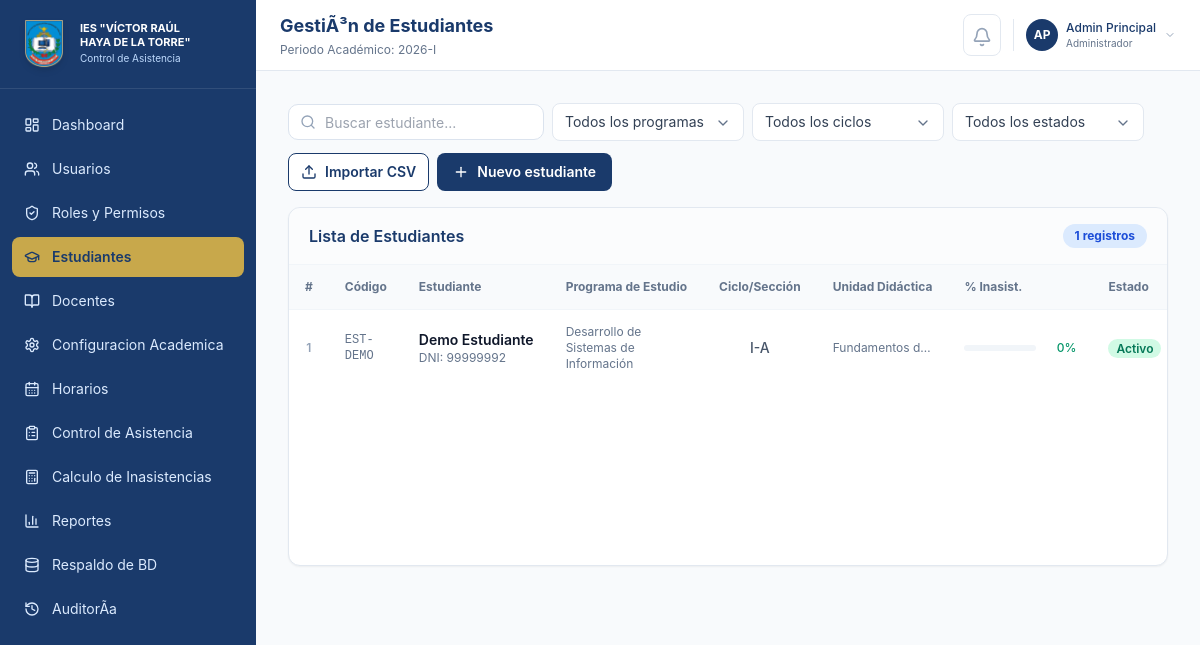
The page /index.php?m=estudiantes (signed in) on the database its author committed.
### tables this page shows
CREATE TABLE `estudiantes` (
  `id` int NOT NULL AUTO_INCREMENT,
  `codigo` varchar(30) NOT NULL,
  `dni` varchar(20) NOT NULL,
  `nombres` varchar(160) NOT NULL,
  `programa_id` int DEFAULT NULL,
  `periodo_curricular_id` int DEFAULT NULL,
  `unidad_didactica_id` int DEFAULT NULL,
  `seccion` varchar(10) NOT NULL,
  `total_sesiones` int NOT NULL DEFAULT '0',
  `inasistencias` int NOT NULL DEFAULT '0',
  `estado` enum('Activo','En riesgo','Inhabilitado') NOT NULL DEFAULT 'Activo',
  PRIMARY KEY (`id`),
  UNIQUE KEY `codigo` (`codigo`),
  KEY `fk_estudiantes_programa` (`programa_id`),
  KEY `fk_estudiantes_periodo` (`periodo_curricular_id`),
  KEY `fk_estudiantes_unidad` (`unidad_didactica_id`),
  KEY `idx_estudiantes_programa` (`programa_id`,`periodo_curricular_id`),
  CONSTRAINT `fk_estudiantes_periodo` FOREIGN KEY (`periodo_curricular_id`) REFERENCES `periodos_curriculares` (`id`) ON DELETE SET NULL,
  CONSTRAINT `fk_estudiantes_programa` FOREIGN KEY (`programa_id`) REFERENCES `programas` (`id`) ON DELETE SET NULL,
  CONSTRAINT `fk_estudiantes_unidad` FOREIGN KEY (`unidad_didactica_id`) REFERENCES `unidades_didacticas` (`id`) ON DELETE SET NULL
);

CREATE TABLE `programas` (
  `id` int NOT NULL AUTO_INCREMENT,
  `codigo` varchar(10) NOT NULL,
  `nombre` varchar(180) NOT NULL,
  `estado` enum('Activo','Inactivo') NOT NULL DEFAULT 'Activo',
  PRIMARY KEY (`id`),
  UNIQUE KEY `codigo` (`codigo`)
);

CREATE TABLE `periodos_curriculares` (
  `id` int NOT NULL AUTO_INCREMENT,
  `modulo_id` int NOT NULL,
  `nombre` varchar(40) NOT NULL,
  PRIMARY KEY (`id`),
  KEY `modulo_id` (`modulo_id`),
  CONSTRAINT `periodos_curriculares_ibfk_1` FOREIGN KEY (`modulo_id`) REFERENCES `modulos_formativos` (`id`)
);

CREATE TABLE `unidades_didacticas` (
  `id` int NOT NULL AUTO_INCREMENT,
  `periodo_curricular_id` int NOT NULL,
  `nombre` varchar(180) NOT NULL,
  `estado` enum('Activo','Inactivo') NOT NULL DEFAULT 'Activo',
  PRIMARY KEY (`id`),
  KEY `periodo_curricular_id` (`periodo_curricular_id`),
  CONSTRAINT `unidades_didacticas_ibfk_1` FOREIGN KEY (`periodo_curricular_id`) REFERENCES `periodos_curriculares` (`id`)
);

### public/index.php (called while the page is built, shortened)
<?php
require __DIR__ . '/layout.php';

### app/db.php (called while the page is built, shortened)
<?php
function db(): PDO
{
    static $pdo = null;
    if ($pdo instanceof PDO) {
        return $pdo;
    }
    $dsn = 'mysql:host=' . DB_HOST . ';dbname=' . DB_NAME . ';charset=' . DB_CHARSET;
    $pdo = new PDO($dsn, DB_USER, DB_PASS, [
        PDO::ATTR_ERRMODE => PDO::ERRMODE_EXCEPTION,
        PDO::ATTR_DEFAULT_FETCH_MODE => PDO::FETCH_ASSOC,
        PDO::ATTR_EMULATE_PREPARES => false,
    ]);
    return $pdo;
}
function fetch_all(string $sql, array $params = []): array
{
    $stmt = db()->prepare($sql);
    $stmt->execute($params);
    return $stmt->fetchAll();
}

### app/helpers.php (called while the page is built, shortened)
<?php
require_once __DIR__ . '/db.php';
function e(string|int|float|null $value): string
{
    return htmlspecialchars((string) $value, ENT_QUOTES, 'UTF-8');
}
function pct(array $estudiante): int
{
    $sesiones = max((int) ($estudiante['sesiones'] ?? 0), 1);
    return (int) round(((int) ($estudiante['inasistencias'] ?? 0) / $sesiones) * 100);
}
function badge_class(string $estado): string
{
    return match ($estado) {
        'Activo', 'Presente', 'Registrada' => 'bg-emerald-100 text-emerald-700',
        'En riesgo', 'Tardanza', 'Pendiente' => 'bg-amber-100 text-amber-700',
        'Inhabilitado', 'Inasistente', 'Cerrada' => 'bg-red-100 text-red-700',
        'Justificado' => 'bg-blue-100 text-blue-700',
        default => 'bg-slate-100 text-slate-600',
    };
}
function all_estudiantes(): array
{
    return fetch_all('SELECT e.id, e.codigo, e.dni, e.nombres, e.programa_id, e.periodo_curricular_id, e.unidad_didactica_id, p.nombre as programa, pc.nombre as ciclo, e.seccion, ud.nombre as unidad, e.total_sesiones sesiones, e.inasistencias, e.estado FROM estudiantes e LEFT JOIN programas p ON e.programa_id = p.id LEFT JOIN periodos_curriculares pc ON e.periodo_curricular_id = pc.id LEFT JOIN unidades_didacticas ud ON e.unidad_didactica_id = ud.id ORDER BY e.nombres');
}

### public/modules/estudiantes.php (the view, shortened to what this page needs)
<?php
$estudiantes = all_estudiantes();
function pct_text_class(int $pct): string
{
    return $pct >= 30 ? 'text-red-600' : ($pct >= 20 ? 'text-orange-500' : 'text-emerald-600');
}
?>
<div class="space-y-4">
    <div class="flex flex-wrap items-center justify-between gap-3">
        <div class="flex flex-wrap items-center gap-2">
            <label class="relative block">
                <input id="filter-search" class="form-control filter-input w-full shrink-0 sm:w-64 pl-9" placeholder="Buscar estudiante...">
            </label>
        </div>
        <div class="flex flex-wrap gap-2">
            <button type="button" data-modal-target="modal-importar-estudiantes" class="inline-flex items-center gap-2 rounded-lg border border-[#1a3a6b] bg-white px-3 py-2 text-sm font-semibold text-[#1a3a6b] transition hover:bg-blue-50">
                <i data-lucide="upload" class="h-4 w-4"></i>
                Importar CSV
            </button>
            <button type="button" data-modal-target="modal-nuevo-estudiante" class="inline-flex items-center gap-2 rounded-lg bg-[#1a3a6b] px-4 py-2 text-sm font-semibold text-white transition hover:bg-[#142d54]">
                <i data-lucide="plus" class="h-4 w-4"></i>
                Nuevo estudiante
            </button>
        </div>
    </div>
    <div class="overflow-hidden rounded-xl border border-slate-200 bg-white shadow-sm hidden md:block">
        <div class="flex items-center justify-between border-b border-slate-100 px-5 py-4 bg-slate-50/50">
            <h2 class="font-semibold text-[#1a3a6b]">Lista de Estudiantes</h2>
            <span class="rounded-full bg-blue-100 px-3 py-1 text-xs font-bold text-blue-700">
                <?= count($estudiantes) ?> registros
            </span>
        </div>
        <div class="overflow-x-auto min-h-[300px]">
            <table class="w-full text-sm min-w-[900px]">
                <thead>
                    <tr class="border-b border-slate-100 bg-slate-50">
                        <th class="table-th w-16 text-center whitespace-nowrap">#</th>
                        <th class="table-th whitespace-nowrap">Código</th>
                        <th class="table-th whitespace-nowrap">Estudiante</th>
                        <th class="table-th whitespace-nowrap">Programa de Estudio</th>
                        <th class="table-th whitespace-nowrap text-center">Ciclo/Sección</th>
                        <th class="table-th whitespace-nowrap">Unidad Didáctica</th>
                        <th class="table-th whitespace-nowrap">% Inasist.</th>
                        <th class="table-th whitespace-nowrap">Estado</th>
                    </tr>
                </thead>
                <tbody class="divide-y divide-slate-100">
                <?php foreach ($estudiantes as $index => $e): ?>
                    <?php
                    $pct = pct($e);
                    $pctClass = pct_text_class($pct);
                    $calculatedState = $e['estado'];
                    if ($calculatedState === 'Activo') {
                        $calculatedState = $pct >= 30 ? 'Inhabilitado' : ($pct >= 20 ? 'En riesgo' : 'Activo');
                    }
                    $trClass = $e['estado'] === 'Inhabilitado' ? 'bg-red-50/50' : 'transition hover:bg-slate-50/50';
                    ?>
                    <tr class="<?= $trClass ?> estudiante-row" data-search="<?= strtolower(e($e['codigo'] . ' ' . $e['nombres'] . ' ' . ($e['dni'] ?? ''))) ?>" data-programa="<?= e($e['programa']) ?>" data-ciclo="<?= e($e['ciclo']) ?>" data-estado="<?= e($calculatedState) ?>">
                        <td class="table-td text-center text-slate-400 text-xs font-semibold"><?= $index + 1 ?></td>
                        <td class="table-td font-mono text-xs text-slate-500"><?= e($e['codigo']) ?></td>
                        <td class="table-td">
                            <div class="flex flex-col min-w-0">
                                <span class="truncate font-semibold text-slate-900" title="<?= e($e['nombres']) ?>"><?= e($e['nombres']) ?></span>
                                <span class="truncate text-xs text-slate-500">DNI: <?= e($e['dni'] ?? '') ?></span>
                            </div>
                        </td>
                        <td class="table-td text-xs text-slate-500"><?= e($e['programa']) ?></td>
                        <td class="table-td text-center font-medium text-slate-600"><?= e($e['ciclo']) ?>-<?= e($e['seccion']) ?></td>
                        <td class="table-td max-w-32 truncate text-xs text-slate-500" title="<?= e($e['unidad']) ?>"><?= e($e['unidad']) ?></td>
                        <td class="table-td">
                            <div class="flex min-w-[7rem] items-center gap-2" title="<?= e($e['inasistencias']) ?>/<?= e($e['sesiones']) ?> faltas">
                                <div class="h-1.5 min-w-8 flex-1 overflow-hidden rounded-full bg-slate-100">
                                </div>
                                <span class="w-8 text-right text-xs font-medium <?= e($pctClass) ?>"><?= e($pct) ?>%</span>
                            </div>
                        </td>
                        <td class="table-td">
                            <span class="rounded-full px-2 py-0.5 text-xs font-semibold <?= badge_class($calculatedState) ?>"><?= e($calculatedState) ?></span>
                        </td>
                    </tr>
                <?php endforeach; ?>
                </tbody>
            </table>
        </div>
    </div>
</div>

### public/assets/app.css (style rules this page uses)
body { font-family: Inter, ui-sans-serif, system-ui, -apple-system, BlinkMacSystemFont, "Segoe UI", sans-serif; }
.table-th { padding: 0.75rem 1rem; text-align: left; font-size: 0.75rem; font-weight: 700; color: #64748b; }
.table-td { padding: 0.875rem 1rem; font-size: 0.875rem; color: #334155; vertical-align: middle; }
.form-control { width: 100%; border-radius: 0.625rem; border: 1px solid #dbe3ee; background: #fff; padding: 0.625rem 0.75rem; font-size: 0.875rem; outline: none; transition: all 0.2s cubic-bezier(0.4, 0, 0.2, 1); }
input.form-control.filter-input { min-height: 2.25rem; height: 2.25rem; padding-top: 0.375rem; padding-bottom: 0.375rem; line-height: 1.25rem; }
.lucide { display: inline-block; flex-shrink: 0; stroke-width: 2; vertical-align: middle; }

### rows shown on the page
estudiantes: codigo "EST-DEMO", nombres "Demo Estudiante", dni "99999992", programa.nombre "Desarrollo de Sistemas de Información", periodo_curricular.nombre "I", seccion "A", unidad_didactica.nombre "Fundamentos d…", calculatedState "Activo"

### other values the page prints
$label "Dashboard"
$label "Usuarios"
$label "Roles y Permisos"
$label "Estudiantes"
$label "Docentes"
$label "Configuracion Academica"
$label "Horarios"
$label "Control de Asistencia"
$label "Calculo de Inasistencias"
$label "Reportes"
$label "Respaldo de BD"
$label "AuditorÃ­a"
$title "GestiÃ³n de Estudiantes"
user_initials($user['nombre']) "AP"
$user['nombre'] "Admin Principal"
